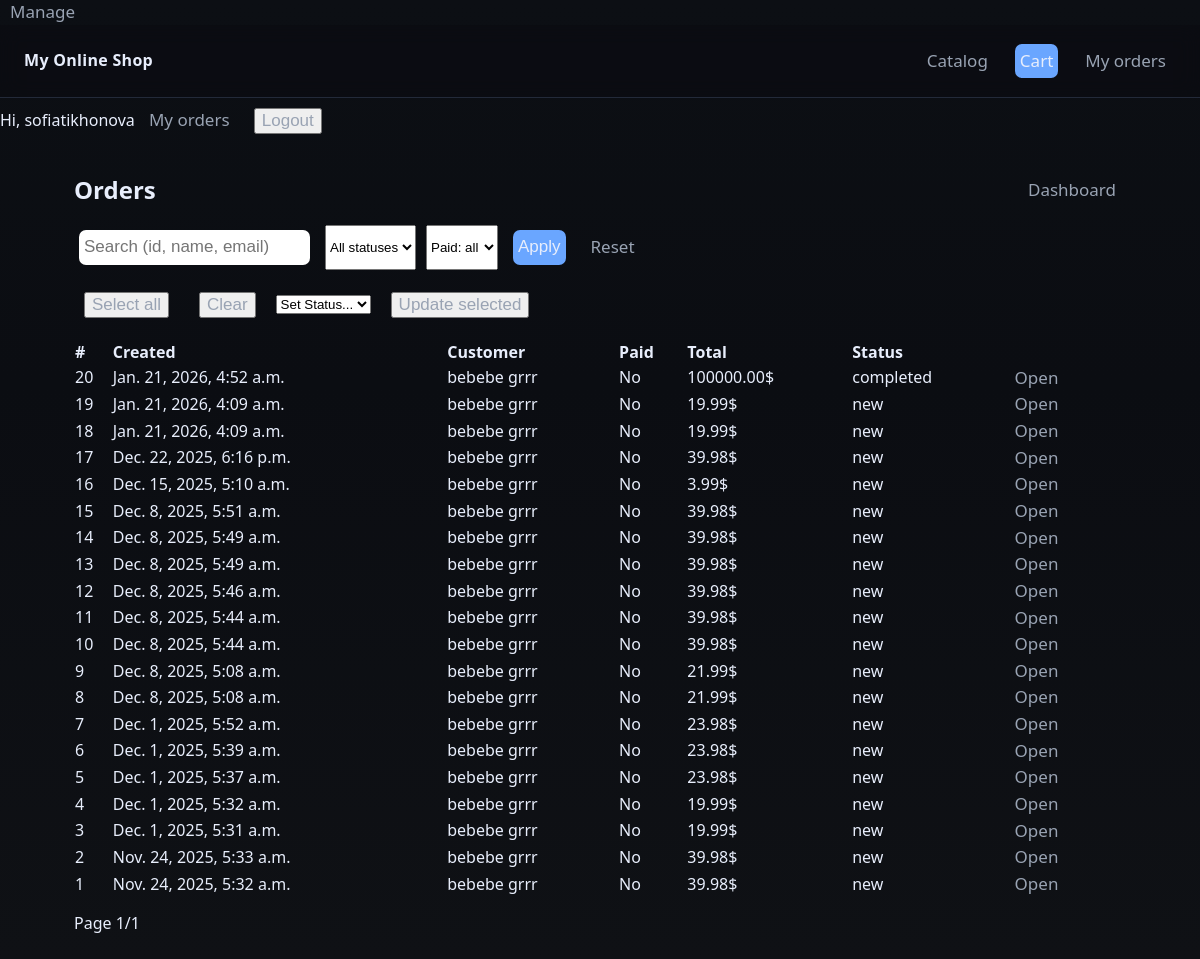
Page /manage/orders (signed in) on the earlier database version.
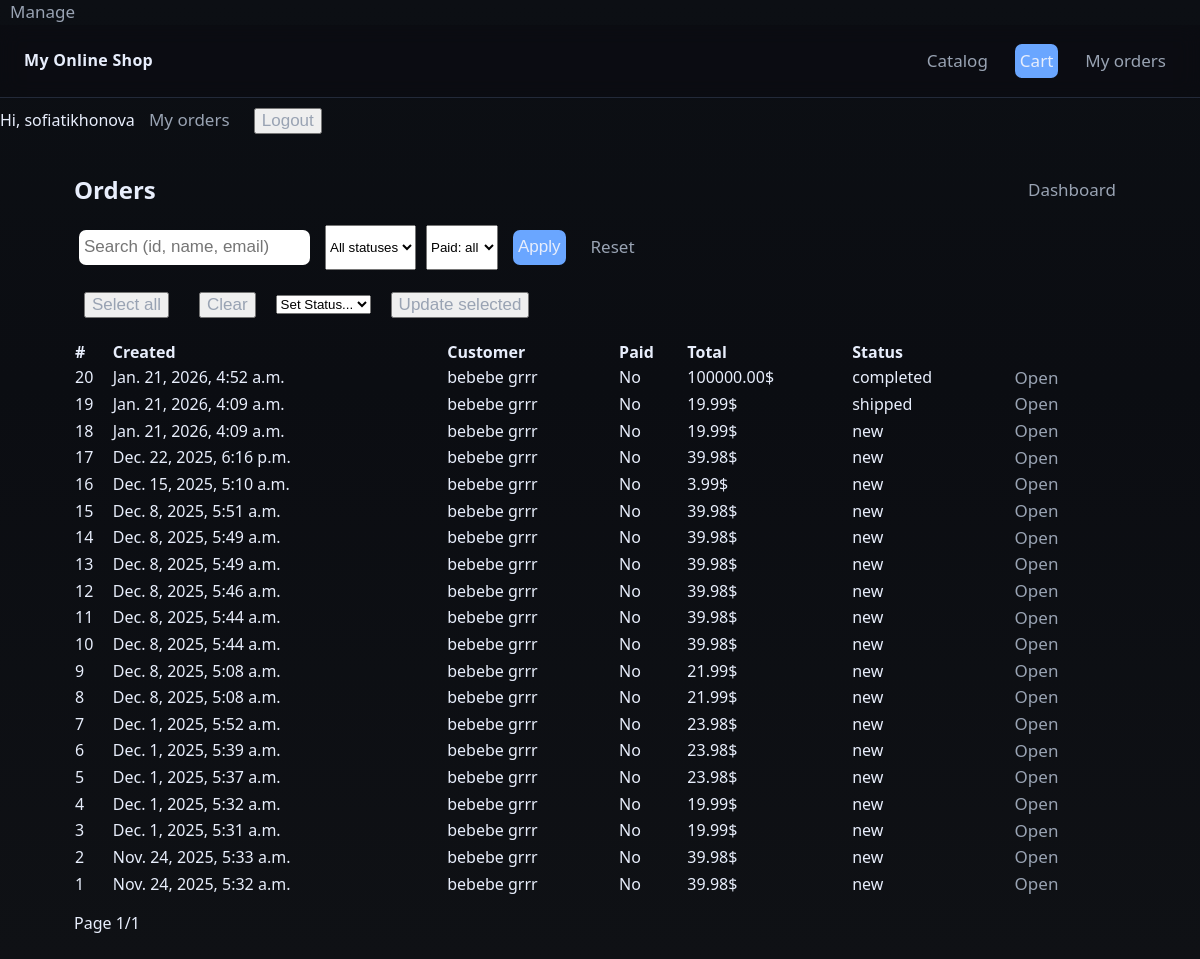
Same page on the later database version.
### shop/models.py (models this page shows, shortened)
class Order(models.Model):
    STATUS_NEW='new'
    STATUS_PROCESSING='processing'
    STATUS_SHIPPED='shipped'
    STATUS_COMPLETED='completed'
    STATUS_CANCELLED='cancelled'
    STATUS_CHOICES=[
        (STATUS_NEW, 'New'),
        (STATUS_PROCESSING, 'Processing'),
        (STATUS_SHIPPED, 'Shipped'),
        (STATUS_COMPLETED, 'Completed'),
        (STATUS_CANCELLED, 'Cancelled'),
    ]
    first_name=models.CharField(max_length=50)
    last_name=models.CharField(max_length=50, blank=True)
    email=models.EmailField()
    address=models.CharField(max_length=50)
    city=models.CharField(max_length=100, blank=True)
    status=models.CharField(
        max_length=20,
        choices=STATUS_CHOICES,
        default=STATUS_NEW,
        db_index=True
    )
    created=models.DateTimeField(default=timezone.now, db_index=True)
    paid=models.BooleanField(default=False)
    payment_id=models.CharField(max_length=100, blank=True)
    user = models.ForeignKey(
        settings.AUTH_USER_MODEL,
        on_delete=models.SET_NULL,
        null=True,
        blank=True,
        related_name="orders"
    )
    class Meta:
        ordering=['-created']
    def get_total_cost(self):
        return sum(item.get_cost() for item in self.items.all())

class OrderItem(models.Model):
    order=models.ForeignKey(Order, related_name='items', on_delete=models.CASCADE)
    product=models.ForeignKey(Product, related_name='order_items', on_delete=models.PROTECT)
    price=models.DecimalField(max_digits=10, decimal_places=2)
    quantity=models.PositiveIntegerField(default=1)
    def get_cost(self):
        return self.price*self.quantity

### shop/views.py (the view, shortened to what this page needs)
# urls.py: path('manage/orders', views.manage_orders, name='manage_orders'),
@login_required
@permission_required('shop.view_order', raise_exception=True)
def manage_orders(request):
    from .models import Order
    status=request.GET.get('status')
    qs=Order.objects.order_by('-created')
    q=(request.GET.get('q') or '').strip()
    paid=(request.GET.get('paid') or '').strip()
    if status:
        qs=qs.filter(status=status)
    if paid=='yes':
        qs=qs.filter(paid=True)
    elif paid=='no':
        qs=qs.filter(paid=False)
    paginator=Paginator(qs,20)
    page_number=request.GET.get('page')
    page_obj=paginator.get_page(page_number)
    context={
        'status':status,
        'page_obj':page_obj,
        'q':q,
        'paid':paid,
        'status_choices':Order.STATUS_CHOICES,
    }
    return render(request, 'shop/manage/orders_list.html', context)

### shop/templates/shop/manage/orders_list.html (shortened to what this page needs)
{%extends 'shop/base.html'%}
{%block content%}
<section class="panel">
    <div style="display:flex; justify-content:space-between; align-items:center;">
        <h2 style="margin:0;">Orders</h2>
        <a class="btn" href="{%url 'shop:manage_dashboard'%}">Dashboard</a>
    </div>
    <form method="get" style="display:flex; gap:10px; flex-wrap:wrap; margin-top:12px;">
        <input type="text" class="inputqty" name="q" value="{{q}}" placeholder="Search (id, name, email)">
        <select name="status">
            <option value="">All statuses</option>
        </select>
        <select name="paid">
            <option value="">Paid: all</option>
        </select>
        <button class="btn btn--primary" type="submit">Apply</button>
        <a href="{%url 'shop:manage_orders'%}" class="btn">Reset</a>
    </form>
    <form action="{%url 'shop:manage_orders_bulk_status'%}" method="post" style="margin-top:12px">
        <div style="display:flex; gap:10px; align-items:center; margin-bottom:10px;">
            <button class="btn" type="button" onclick="toggleAll(true)">Select all</button>
            <button class="btn" type="button" onclick="toggleAll(false)">Clear</button>
            <select name="status" required>
                <option value="" disabled selected>Set Status...</option>
            </select>
            <button class="btn btn--primaary" type="submit">Update selected</button>
        </div>
    <table style="width:100%; border-collapse:collapse; margin-top:12px;">
        <tr>
            <th align="left">#</th>
            <th align="left">Created</th>
            <th align="left">Customer</th>
            <th align="left">Paid</th>
            <th align="left">Total</th>
            <th align="left">Status</th>
            <th></th>
        </tr>
        {%for o in page_obj%}
        <tr>
            <td>{{o.id}}</td>
            <td>{{o.created}}</td>
            <td>{{o.first_name}} {{o.last_name}}</td>
            <td>{%if o.paid%}Yes{%else%}No{%endif%}</td>
            <td>{{o.get_total_cost}}$</td>
            <td>{{o.status}}</td>
            <td><a class="btn" href="{%url 'shop:manage_order_detail' o.id%}">Open</a></td>
        </tr>
        {%empty%}
        <tr><td colspan="7" class="muted">No orders</td></tr>
        {%endfor%}
    </table>
    </form>
    {%if page_obj%}
    <div style="display:flex; gap:10px; align-items:center; margin-top:14px;">
        <div class="muted">Page {{page_obj.number}}/{{page_obj.paginator.num_pages}}</div>
    </div>
    {%endif%}
</section>
{%endblock%}

Differences in the rows shown:
changed Order id 19: status "new" → "shipped"
